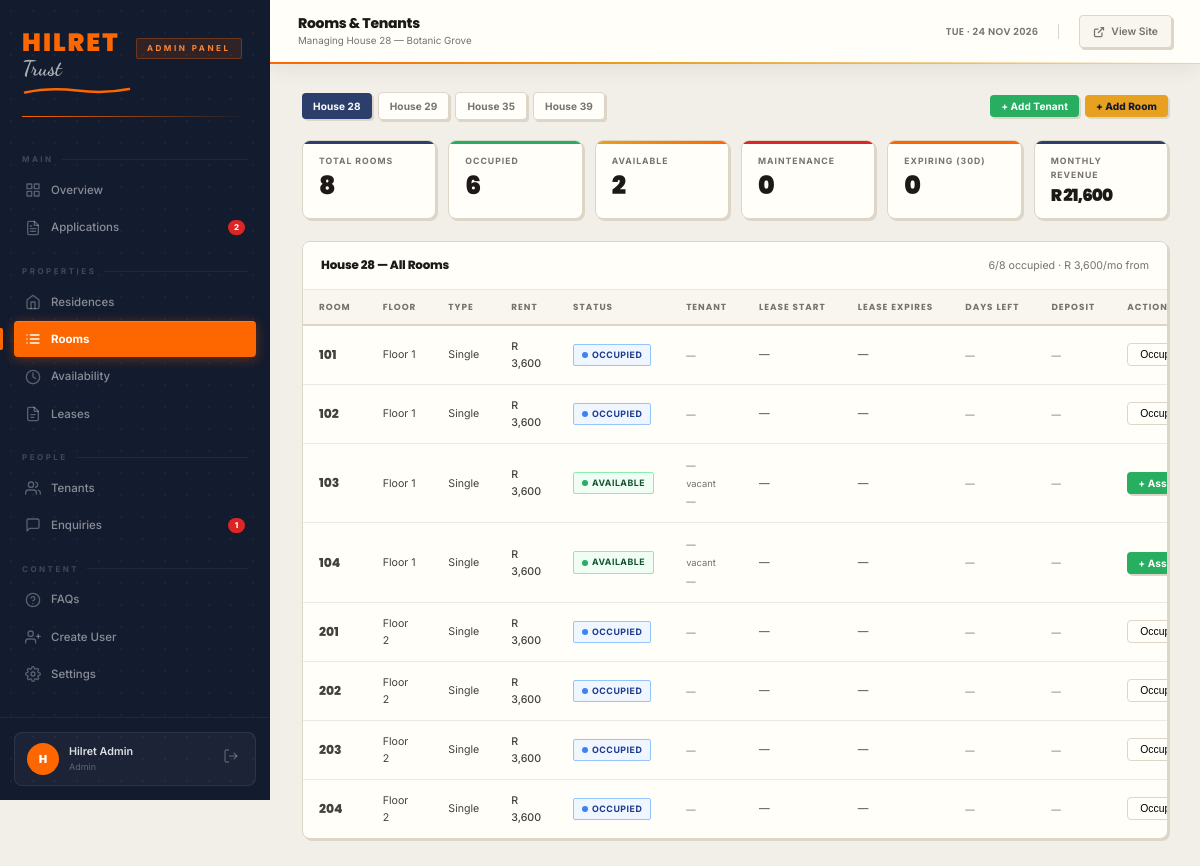
/dashboard/rooms.php (signed in), run on the app's committed database.
### tables this page shows
CREATE TABLE IF NOT EXISTS users (
  id            INT AUTO_INCREMENT PRIMARY KEY,
  name          VARCHAR(100)  NOT NULL,
  email         VARCHAR(150)  UNIQUE NOT NULL,
  password_hash VARCHAR(255)  NOT NULL,
  role          ENUM('admin','manager') DEFAULT 'admin',
  last_login    DATETIME      NULL,
  created_at    TIMESTAMP     DEFAULT CURRENT_TIMESTAMP
);

CREATE TABLE IF NOT EXISTS residences (
  id               INT AUTO_INCREMENT PRIMARY KEY,
  name             VARCHAR(100)   NOT NULL,
  slug             VARCHAR(100)   UNIQUE NOT NULL,
  address          VARCHAR(255),
  region           VARCHAR(100)   DEFAULT 'Botanic Grove',
  price_from       DECIMAL(10,2)  DEFAULT 0.00,
  email            VARCHAR(150),
  phone            VARCHAR(30),
  description      TEXT,
  total_rooms      INT            DEFAULT 0,
  available_rooms  INT            DEFAULT 0,
  hero_image       VARCHAR(255),
  detail_page      VARCHAR(100),
  status           ENUM('active','inactive') DEFAULT 'active',
  created_at       TIMESTAMP      DEFAULT CURRENT_TIMESTAMP,
  updated_at       TIMESTAMP      DEFAULT CURRENT_TIMESTAMP ON UPDATE CURRENT_TIMESTAMP
);

CREATE TABLE IF NOT EXISTS rooms (
  id            INT AUTO_INCREMENT PRIMARY KEY,
  residence_id  INT          NOT NULL,
  room_number   VARCHAR(20)  NOT NULL,
  type          ENUM('single','double','shared') DEFAULT 'single',
  floor         TINYINT      DEFAULT 1,
  price         DECIMAL(10,2),
  status        ENUM('available','occupied','maintenance') DEFAULT 'available',
  notes         TEXT,
  created_at    TIMESTAMP    DEFAULT CURRENT_TIMESTAMP,
  FOREIGN KEY (residence_id) REFERENCES residences(id) ON DELETE CASCADE
);

### dashboard/rooms.php (the view, shortened to what the rows shown need)
<?php
$pageTitle = 'Rooms & Tenants';
require_once __DIR__ . '/partials/auth-check.php';
require_once dirname(__DIR__) . '/backend/db.php';
$pdo = db();
$allResidences = $pdo->query('SELECT id, name FROM residences WHERE status="active" ORDER BY name')->fetchAll();
$residenceId   = (int)($_GET['residence_id'] ?? ($allResidences[0]['id'] ?? 0));
$residence     = null;
$rooms         = [];
$blockStats    = [];
if ($residenceId) {
    $s = $pdo->prepare('SELECT * FROM residences WHERE id = ?');
    $s->execute([$residenceId]);
    $residence = $s->fetch();
}
if ($residence) {
    $rooms = $pdo->query(
        "SELECT rm.*,
                res.id        AS resident_id,
                res.lease_start, res.lease_end,
                res.monthly_rent, res.deposit_status, res.status AS res_status,
                a.first_name, a.last_name, a.email, a.phone,
                DATEDIFF(res.lease_end, CURDATE()) AS days_left
         FROM rooms rm
         LEFT JOIN residents res ON res.room_id = rm.id AND res.status = 'active'
         LEFT JOIN applications a ON a.id = res.application_id
         WHERE rm.residence_id = $residenceId
         ORDER BY rm.floor, rm.room_number"
    )->fetchAll();
    $blockStats = [
        'total'       => count($rooms),
        'occupied'    => count(array_filter($rooms, fn($r) => $r['status'] === 'occupied')),
        'available'   => count(array_filter($rooms, fn($r) => $r['status'] === 'available')),
        'maintenance' => count(array_filter($rooms, fn($r) => $r['status'] === 'maintenance')),
        'expiring30'  => count(array_filter($rooms, fn($r) => $r['days_left'] !== null && $r['days_left'] >= 0 && $r['days_left'] <= 30)),
        'expired'     => count(array_filter($rooms, fn($r) => $r['days_left'] !== null && $r['days_left'] < 0)),
        'revenue'     => array_sum(array_column(array_filter($rooms, fn($r) => $r['status'] === 'occupied'), 'price')),
    ];
}
$pageSubtitle = $residence ? 'Managing ' . $residence['name'] . ' — Botanic Grove' : 'Select a property below';
?>
<?php include __DIR__ . '/partials/head.php'; ?>
<?php include __DIR__ . '/partials/sidebar.php'; ?>
<?php include __DIR__ . '/partials/topbar.php'; ?>
<main class="dash-content">
  <div style="display:flex;gap:6px;flex-wrap:wrap;margin-bottom:20px;align-items:center">
    <?php foreach ($allResidences as $r): ?>
    <a href="?residence_id=<?= $r['id'] ?>"
       class="btn btn--sm <?= $r['id'] == $residenceId ? 'btn--navy' : 'btn--ghost' ?>">
      <?= htmlspecialchars($r['name']) ?>
    </a>
    <?php endforeach; ?>
    <button onclick="openModal('add-tenant-modal-r')"
            class="btn btn--primary btn--sm" style="margin-left:auto">
      + Add Tenant
    </button>
    <button onclick="openModal('add-room-modal')"
            class="btn btn--amber btn--sm">
      + Add Room
    </button>
  </div>
  <?php if ($residence && $rooms): ?>
  <div style="display:grid;grid-template-columns:repeat(6,1fr);gap:12px;margin-bottom:22px">
    <div class="kpi-card kpi-card--navy" style="padding:14px 16px">
      <div class="kpi-card__label">Total Rooms</div>
      <div class="kpi-card__value" style="font-size:1.8rem"><?= $blockStats['total'] ?></div>
    </div>
    <div class="kpi-card kpi-card--green" style="padding:14px 16px">
      <div class="kpi-card__label">Occupied</div>
      <div class="kpi-card__value" style="font-size:1.8rem"><?= $blockStats['occupied'] ?></div>
    </div>
    <div class="kpi-card kpi-card--amber" style="padding:14px 16px">
      <div class="kpi-card__label">Available</div>
      <div class="kpi-card__value" style="font-size:1.8rem"><?= $blockStats['available'] ?></div>
    </div>
    <div class="kpi-card kpi-card--red" style="padding:14px 16px">
      <div class="kpi-card__label">Maintenance</div>
      <div class="kpi-card__value" style="font-size:1.8rem"><?= $blockStats['maintenance'] ?></div>
    </div>
    <div class="kpi-card kpi-card--orange" style="padding:14px 16px">
      <div class="kpi-card__label">Expiring (30d)</div>
      <div class="kpi-card__value" style="font-size:1.8rem"><?= $blockStats['expiring30'] ?></div>
    </div>
    <div class="kpi-card kpi-card--navy" style="padding:14px 16px">
      <div class="kpi-card__label">Monthly Revenue</div>
      <div class="kpi-card__value" style="font-size:1.2rem;letter-spacing:-1px">
        R&thinsp;<?= number_format($blockStats['revenue'], 0) ?>
      </div>
    </div>
  </div>
  <div class="card">
    <div class="card-header">
      <h3><?= htmlspecialchars($residence['name']) ?> — All Rooms</h3>
      <span class="text-muted text-sm">
        <?= $blockStats['occupied'] ?>/<?= $blockStats['total'] ?> occupied
        · R <?= number_format($residence['price_from'], 0) ?>/mo from
      </span>
    </div>
    <div class="table-wrap">
      <table class="data-table" id="rooms-table">
        <thead>
          <tr>
            <th>Room</th>
            <th>Floor</th>
            <th>Type</th>
            <th>Rent</th>
            <th>Status</th>
            <th>Tenant</th>
            <th>Lease Start</th>
            <th>Lease Expires</th>
            <th>Days Left</th>
            <th>Deposit</th>
            <th>Actions</th>
          </tr>
        </thead>
        <tbody>
          <?php foreach ($rooms as $room):
            $daysLeft  = $room['days_left'];
            $leaseColor = '';
            $leaseLabel = '';
          ?>
          <tr <?= $daysLeft !== null && $daysLeft < 0 ? 'style="background:#fff5f5"' : ($daysLeft !== null && $daysLeft <= 30 && $daysLeft >= 0 ? 'style="background:#fffbf0"' : '') ?>>
            <td>
              <?php if ($room['status'] === 'occupied' && $room['resident_id']): ?>
                <a href="lease-view.php?id=<?= $room['resident_id'] ?>"
                   style="font-family:var(--font-head);font-weight:800;font-size:.88rem;color:var(--navy);text-decoration:none;border-bottom:2px solid var(--orange)"
                   title="View lease for Room <?= htmlspecialchars($room['room_number']) ?>">
                  <?= htmlspecialchars($room['room_number']) ?>
                </a>
              <?php else: ?>
                <span style="font-family:var(--font-head);font-weight:800;font-size:.88rem">
                  <?= htmlspecialchars($room['room_number']) ?>
                </span>
              <?php endif; ?>
            </td>
            <td class="text-sm text-muted">Floor <?= $room['floor'] ?></td>
            <td class="text-sm"><?= ucfirst($room['type']) ?></td>
            <td class="text-sm font-medium">
              R <?= number_format($room['price'] ?? 0, 0) ?>
            </td>
            <td>
              <span class="badge badge--<?= $room['status'] ?>">
                <span class="status-dot"></span>
                <?= ucfirst($room['status']) ?>
              </span>
            </td>
            <td>
              <?php if ($room['first_name']): ?>
                <div style="font-weight:700;font-size:.82rem;color:var(--ink)">
                  <?= htmlspecialchars($room['first_name'] . ' ' . $room['last_name']) ?>
                </div>
                <div class="text-muted text-xs"><?= htmlspecialchars($room['email'] ?? '') ?></div>
              <?php elseif ($room['status'] === 'available'): ?>
                <span class="text-muted text-xs">— vacant —</span>
              <?php else: ?>
                <span class="text-muted text-xs">—</span>
              <?php endif; ?>
            </td>
            <td class="text-sm text-muted">
              <?= $room['lease_start'] ? date('d M Y', strtotime($room['lease_start'])) : '—' ?>
            </td>
            <td class="text-sm">
              <?= $room['lease_end'] ? date('d M Y', strtotime($room['lease_end'])) : '—' ?>
            </td>
            <td>
              <?php if ($leaseLabel): ?>
                <span style="font-family:var(--font-head);font-size:.78rem;<?= $leaseColor ?>">
                  <?= $leaseLabel ?>
                </span>
              <?php else: ?>
                <span class="text-muted text-xs">—</span>
              <?php endif; ?>
            </td>
            <td>
              <?php if ($room['resident_id']): ?>
                <span class="badge badge--<?= $room['deposit_status'] === 'paid' ? 'approved' : ($room['deposit_status'] === 'refunded' ? 'read' : 'pending') ?>">
                  <?= ucfirst($room['deposit_status'] ?? 'unpaid') ?>
                </span>
              <?php else: ?>
                <span class="text-muted text-xs">—</span>
              <?php endif; ?>
            </td>
            <td>
              <div style="display:flex;gap:6px;align-items:center">
                <?php if ($room['status'] === 'available'): ?>
                  <button class="btn btn--primary btn--sm"
                    onclick="openAssignModal(<?= $room['id'] ?>, '<?= htmlspecialchars($room['room_number']) ?>', <?= $room['price'] ?? 0 ?>)">
                    + Assign Tenant
                  </button>
                <?php else: ?>
                  <form method="POST" style="display:inline-flex;gap:5px">
                    <select name="status" style="padding:4px 8px;border:1px solid var(--border);border-radius:var(--r-sm);font-size:.74rem;background:var(--surface)">
                      <option value="occupied"    <?= $room['status']==='occupied'    ? 'selected':'' ?>>Occupied</option>
                    </select>
                  </form>
                <?php endif; ?>
              </div>
            </td>
          </tr>
          <?php endforeach; ?>
        </tbody>
      </table>
    </div>
  </div>
  <?php endif; ?>
</main>
<?php include __DIR__ . '/partials/foot.php'; ?>

### dashboard/partials/sidebar.php (shortened to what the rows shown need)
<?php
try {
    require_once dirname(__DIR__, 2) . '/backend/db.php';
} catch (Exception $e) {}
$initials = strtoupper(substr($user['name'] ?? 'A', 0, 1));
?>
<aside class="dash-sidebar">
  <div class="sidebar-footer">
    <div class="sidebar-user">
      <div class="sidebar-user__avatar"><?= htmlspecialchars($initials) ?></div>
      <div class="sidebar-user__info">
        <div class="sidebar-user__name"><?= htmlspecialchars($user['name'] ?? '') ?></div>
        <div class="sidebar-user__role"><?= htmlspecialchars($user['role'] ?? '') ?></div>
      </div>
      <a href="/dashboard/logout.php" class="sidebar-logout" title="Log out">
        <svg width="16" height="16" viewBox="0 0 24 24" fill="none" stroke="currentColor" stroke-width="2">
          <path d="M9 21H5a2 2 0 0 1-2-2V5a2 2 0 0 1 2-2h4"/>
          <polyline points="16 17 21 12 16 7"/>
          <line x1="21" y1="12" x2="9" y2="12"/>
        </svg>
      </a>
    </div>
  </div>
</aside>

### dashboard/partials/topbar.php (shortened to what the rows shown need)
<?php
$topbarTitle    = $pageTitle    ?? 'Dashboard';
$topbarSubtitle = $pageSubtitle ?? '';
?>
<header class="dash-topbar">
  <div class="topbar-title">
    <h1><?= htmlspecialchars($topbarTitle) ?></h1>
    <?php if ($topbarSubtitle): ?>
      <small><?= htmlspecialchars($topbarSubtitle) ?></small>
    <?php endif; ?>
  </div>
</header>

### data on the page
users: name "H", name "Hilret Admin", role "Admin"
residences: name "Managing House 28 — Botanic Grove", name "House 28", price_from "3,600"
residences: name "House 29"
residences: name "House 35"
residences: name "House 39"
rooms: room_number "101", floor "1", type "Single", price "3,600", status "OCCUPIED", status "Occupied"
rooms: room_number "102", floor "1", type "Single", price "3,600", status "OCCUPIED", status "Occupied"
rooms: room_number "103", floor "1", type "Single", price "3,600", status "AVAILABLE", shows "— vacant —"
rooms: room_number "104", floor "1", type "Single", price "3,600", status "AVAILABLE", shows "— vacant —"
rooms: room_number "201", floor "2", type "Single", price "3,600", status "OCCUPIED", status "Occupied"
rooms: room_number "202", floor "2", type "Single", price "3,600", status "OCCUPIED", status "Occupied"
rooms: room_number "203", floor "2", type "Single", price "3,600", status "OCCUPIED", status "Occupied"
rooms: room_number "204", floor "2", type "Single", price "3,600", status "OCCUPIED", status "Occupied"

### other printed values
$label "Overview Applications Residences Rooms Availability Leases Tenants Enquiries FAQs Create User Settings"
$badge "2 1"
$topbarTitle "Rooms & Tenants"
$blockStats['total'] "8"
$blockStats['occupied'] "6"
$blockStats['available'] "2"
$blockStats['maintenance'] "0"
$blockStats['expiring30'] "0"
$blockStats['revenue'] "21,600"
